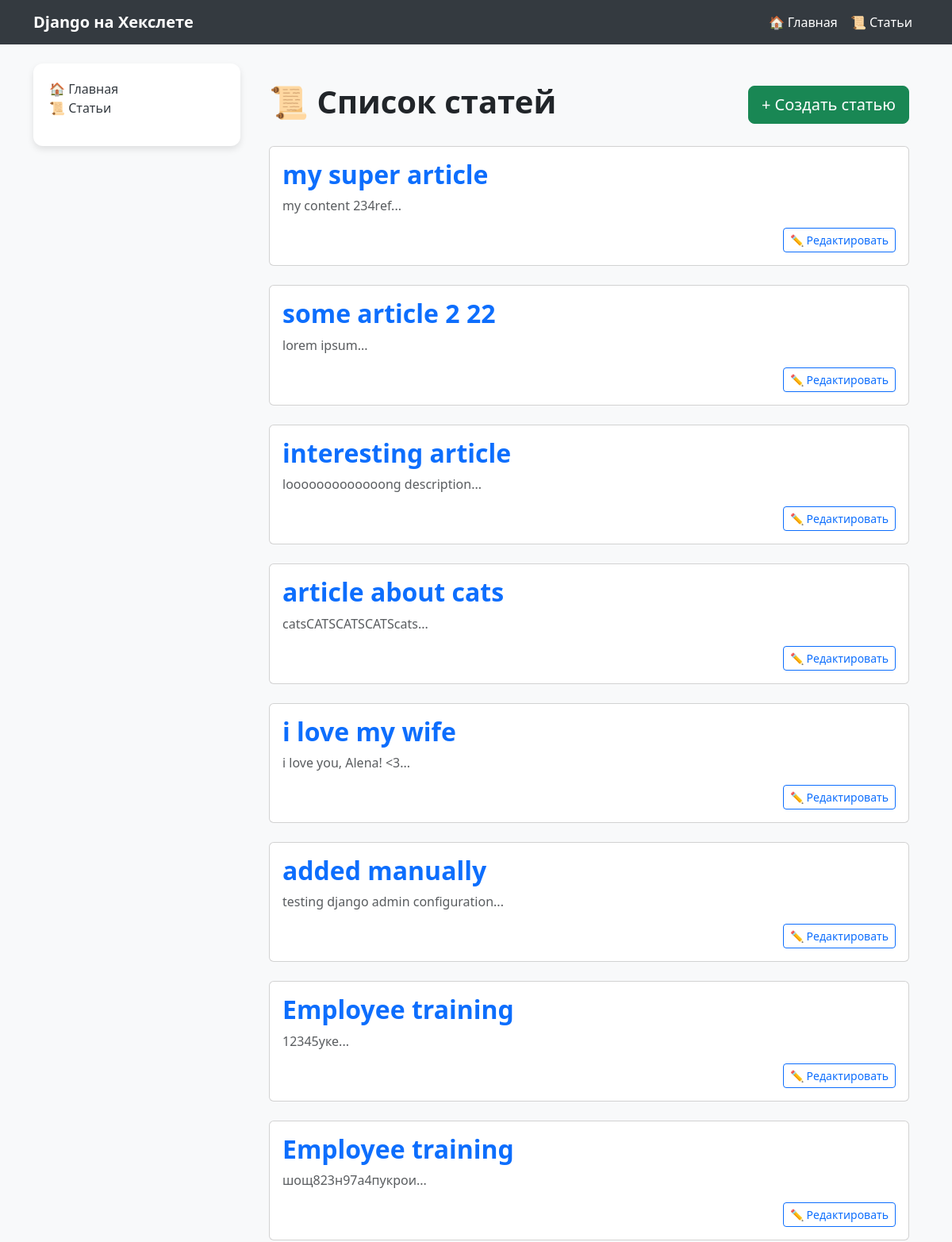
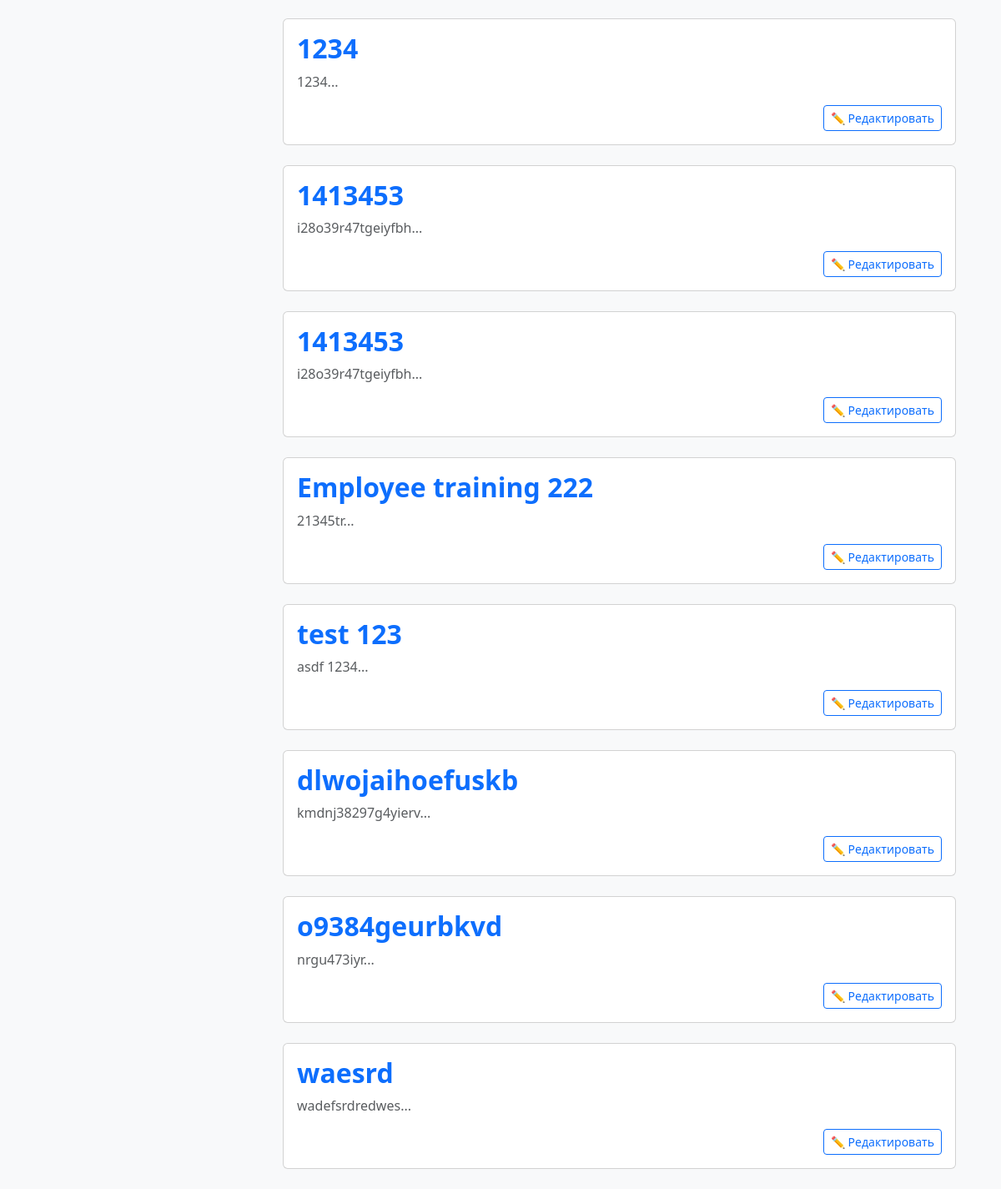
The page /articles/ on the database as committed earlier (2 pictures, top to bottom).
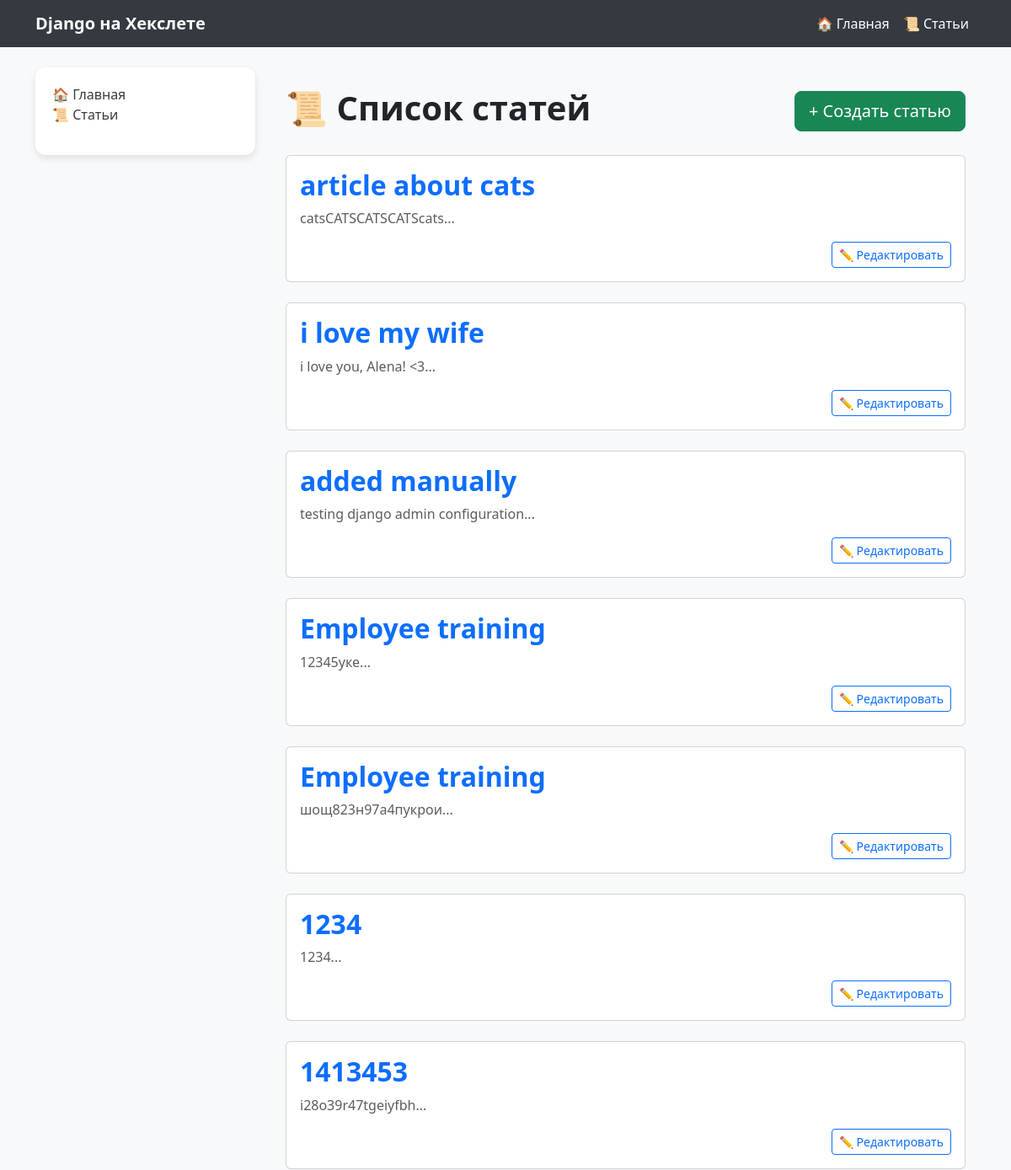
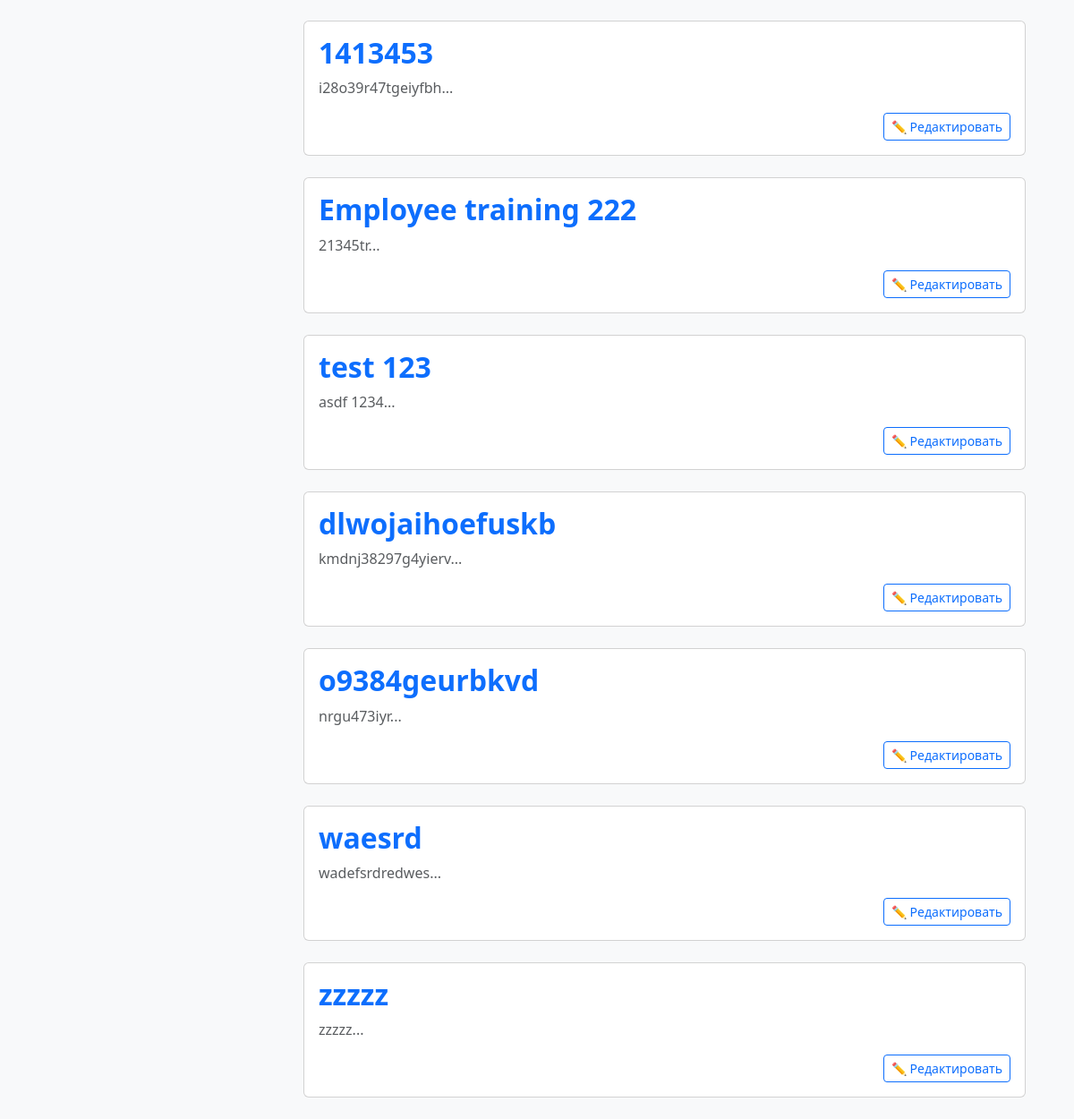
The same page on the database as committed later (2 pictures, top to bottom).
### hexlet_django_blog/articles/models.py (models this page shows, shortened)
class Article(models.Model):
    name = models.CharField(max_length=200)
    body = models.TextField()
    created_at = models.DateTimeField(auto_now_add=True)
    updated_at = models.DateTimeField(auto_now=True)

### hexlet_django_blog/articles/views.py (the view, shortened to what this page needs)
# urls.py: path("", views.IndexView.as_view(), name="articles"),
class IndexView(TemplateView):
    template_name = "articles/index.html"
    def get(self, request, *args, **kwargs):
        articles = Article.objects.all()
        return render(request, self.template_name, {"articles": articles})

### hexlet_django_blog/templates/articles/index.html (shortened to what this page needs)
{% extends "base.html" %}
{% block content %}
<div class="container mt-4">
    <div class="d-flex justify-content-between align-items-center mb-4">
        <h1 class="fw-bold">📜 Список статей</h1>
        <a href="{% url 'article_create' %}" class="btn btn-success btn-lg">+ Создать статью</a>
    </div>
    {% for article in articles %}
    <div class="card mb-4">
        <div class="card-body">
            <h2 class="card-title">
                <a href="{% url 'article' article.id %}" class="text-decoration-none fw-semibold">{{ article.name }}</a>
            </h2>
            <p class="card-text text-muted">{{ article.body|slice:":200" }}...</p>
            <div class="d-flex justify-content-end">
                <a href="{% url 'article_update' article_id=article.id %}" class="btn btn-sm btn-outline-primary">✏️
                    Редактировать</a>
            </div>
        </div>
    </div>
    {% empty %}
    <p class="empty-message">❌ Статей пока нет. Будьте первым!</p>
    {% endfor %}
</div>
{% endblock %}

Rows that differ between the two databases and show on the page:
removed Article: name "my super article", body "my content 234ref"
removed Article: name "some article 2 22", body "lorem ipsum"
removed Article: name "interesting article", body "looooooooooooong description"
added Article: name "zzzzz", body "zzzzz"
